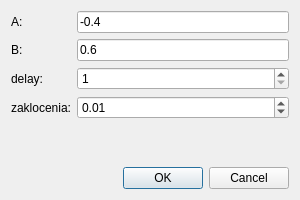
<?xml version="1.0" encoding="UTF-8"?>
<ui version="4.0">
 <class>Dialog</class>
 <widget class="QDialog" name="Dialog">
  <property name="geometry">
   <rect>
    <x>0</x>
    <y>0</y>
    <width>300</width>
    <height>200</height>
   </rect>
  </property>
  <property name="minimumSize">
   <size>
    <width>300</width>
    <height>200</height>
   </size>
  </property>
  <property name="maximumSize">
   <size>
    <width>300</width>
    <height>200</height>
   </size>
  </property>
  <property name="windowTitle">
   <string>Dialog</string>
  </property>
  <layout class="QGridLayout" name="gridLayout">
   <item row="1" column="0">
    <widget class="QDialogButtonBox" name="buttonBox">
     <property name="orientation">
      <enum>Qt::Horizontal</enum>
     </property>
     <property name="standardButtons">
      <set>QDialogButtonBox::Cancel|QDialogButtonBox::Ok</set>
     </property>
    </widget>
   </item>
   <item row="0" column="0">
    <layout class="QFormLayout" name="formLayout">
     <item row="0" column="0">
      <widget class="QLabel" name="label">
       <property name="text">
        <string>A:</string>
       </property>
      </widget>
     </item>
     <item row="1" column="0">
      <widget class="QLabel" name="label_2">
       <property name="text">
        <string>B:</string>
       </property>
      </widget>
     </item>
     <item row="2" column="0">
      <widget class="QLabel" name="label_3">
       <property name="text">
        <string>delay:</string>
       </property>
      </widget>
     </item>
     <item row="3" column="0">
      <widget class="QLabel" name="label_4">
       <property name="text">
        <string>zaklocenia:</string>
       </property>
      </widget>
     </item>
     <item row="2" column="1">
      <widget class="QSpinBox" name="dialogDelay">
       <property name="minimum">
        <number>1</number>
       </property>
       <property name="value">
        <number>1</number>
       </property>
      </widget>
     </item>
     <item row="0" column="1">
      <widget class="QLineEdit" name="dialogA">
       <property name="text">
        <string>-0.4</string>
       </property>
      </widget>
     </item>
     <item row="1" column="1">
      <widget class="QLineEdit" name="dialogB">
       <property name="text">
        <string>0.6</string>
       </property>
      </widget>
     </item>
     <item row="3" column="1">
      <widget class="QDoubleSpinBox" name="dialogZaklocenia">
       <property name="maximum">
        <double>0.990000000000000</double>
       </property>
       <property name="singleStep">
        <double>0.010000000000000</double>
       </property>
       <property name="value">
        <double>0.010000000000000</double>
       </property>
      </widget>
     </item>
    </layout>
   </item>
  </layout>
 </widget>
 <resources/>
 <connections>
  <connection>
   <sender>buttonBox</sender>
   <signal>accepted()</signal>
   <receiver>Dialog</receiver>
   <slot>accept()</slot>
   <hints>
    <hint type="sourcelabel">
     <x>248</x>
     <y>254</y>
    </hint>
    <hint type="destinationlabel">
     <x>157</x>
     <y>274</y>
    </hint>
   </hints>
  </connection>
  <connection>
   <sender>buttonBox</sender>
   <signal>rejected()</signal>
   <receiver>Dialog</receiver>
   <slot>reject()</slot>
   <hints>
    <hint type="sourcelabel">
     <x>316</x>
     <y>260</y>
    </hint>
    <hint type="destinationlabel">
     <x>286</x>
     <y>274</y>
    </hint>
   </hints>
  </connection>
 </connections>
</ui>
